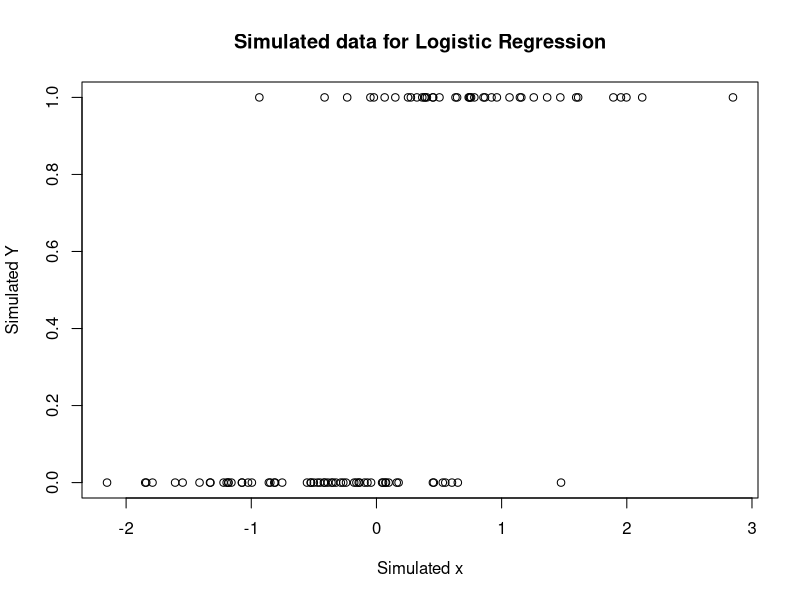

Source code (R):
## ---- chunk 1
set.seed(112358)
n <- 100
beta_0 <- -0.5
beta_1 <- 2
x <- rnorm(n)
eta <- beta_0 + beta_1 * x
prob <- 1 / (1 + exp(-eta))
y <- rbinom(n, 1, prob)
sim_data <- data.frame(y, x, prob)
plot(sim_data$x, sim_data$y,
     xlab = "Simulated x", ylab = "Simulated Y",
     main = "Simulated data for Logistic Regression"
)
## ---- chunk 2
compute_score <- function(beta0, beta1, data) {
  x <- data$x
  y <- data$y
  
  eta <- beta0 + beta1 * x
  pi <- 1 / (1 + exp(-eta))
  residual <- y - pi
  
  score_0 <- sum(residual)
  score_1 <- sum(residual * x)
  c(score_0, score_1)
}

compute_score(beta0 = -0.5, beta1 = 2, data = sim_data)
## ---- chunk 3
compute_hessian <- function(beta0, beta1, data) {
  x <- data$x
  y <- data$y
  n <- length(x)
  
  eta <- beta0 + beta1 * x
  pi <- 1 / (1 + exp(-eta))
  w <- pi * (1 - pi)  # weights
  
  H <- matrix(0, nrow = 2, ncol = 2)
  
  for (i in 1:n) {
    xi_vec <- c(1, x[i])
    outer_prod <- tcrossprod(xi_vec)
    H <- H + w[i] * outer_prod
  }
  
  return(-H)
}

compute_hessian(beta0 = -0.5, beta1 = 2, sim_data)
## ---- chunk 4
NR <- function(data, beta_init = c(0, 0), iterations = 7) {
  beta <- beta_init
  n <- nrow(data)
  x <- data$x
  y <- data$y
  
  for (iter in 1:iterations) {
    eta <- beta[1] + beta[2] * x
    pi <- 1 / (1 + exp(-eta))
    residual <- y - pi
    score <- c(sum(residual), sum(residual * x))  # U_0, U_1
    H <- compute_hessian(beta[1], beta[2], data)
    
    delta <- solve(H, score)  # H^{-1} * U
    beta_new <- beta - delta
    beta <- beta_new
    #print(beta)
  }
  return(list(beta=beta, H=H))
}
## ---- chunk 5
out <- NR(sim_data)
beta_hat <- out$beta
H <- out$H
print(beta_hat)
print(H)
## ---- chunk 6
# Compare to GLM
mod <- glm(y ~ x, family = binomial, data = sim_data)
mod$coefficients
## ---- chunk 7
vcov_mat <- solve(-H)
se <- sqrt(diag(vcov_mat))
z <- qnorm(0.975)
ci <- cbind(
  Estimate = beta_hat,
  SE = se,
  Lower = beta_hat - z * se,
  Upper = beta_hat + z * se
)
print(round(vcov_mat, 4))
## ---- chunk 8
rownames(ci) <- c("beta_0", "beta_1")
print(round(ci, 4))
## ---- chunk 9
bootstrap <- function(data, B) {
  n <- nrow(data)
  beta_boot <- matrix(NA, nrow = B, ncol = 2)  # Store (beta_0, beta_1)
  
  for (b in 1:B) {
    idx <- sample(1:n, size = n, replace = TRUE)
    boot_data <- data[idx, ]
    out <- NR(boot_data)
    beta_boot[b, ] <- out$beta
  }
  
  colnames(beta_boot) <- c("beta_0", "beta_1")
  return(beta_boot)
}
## ---- chunk 10
boot_estimates <- bootstrap(sim_data, 1000)

beta_boot <- colMeans(boot_estimates)
boot_var <- apply(boot_estimates, 2, var)
boot_se <- sqrt(boot_var)
boot_ci <- apply(boot_estimates, 2, quantile, probs = c(0.025, 0.975))
round(cbind(Estimate = beta_boot, Variance = boot_var, SE = boot_se, t(boot_ci)), 4)

## ---- chunk 11
library(pROC)
bootstrap_validate_auc <- function(data, B = 200) {
  n <- nrow(data)
  x <- data$x
  y <- data$y
  optimism <- numeric(B)
  
  for (b in 1:B) {
    idx <- sample(1:n, size = n, replace = TRUE)
    data_boot <- data[idx, ]
    
    fit_boot <- NR(data_boot)
    beta_boot <- fit_boot$beta
    
    x_boot <- data_boot$x
    y_boot <- data_boot$y
    eta_boot <- beta_boot[1] + beta_boot[2] * x_boot
    p_boot <- 1 / (1 + exp(-eta_boot))
    auc_boot <- suppressMessages(auc(y_boot, p_boot))
    
    # AUC on original data
    eta_test <- beta_boot[1] + beta_boot[2] * x
    p_test <- 1 / (1 + exp(-eta_test))
    auc_test <- suppressMessages(auc(y, p_test))
    
    optimism[b] <- auc_boot - auc_test
  }
  
  avg_optimism <- mean(optimism)
  
  # Fit model on full data
  final_fit <- NR(data)
  beta_final <- final_fit$beta
  eta_final <- beta_final[1] + beta_final[2] * x
  p_final <- 1 / (1 + exp(-eta_final))
  auc_app_final <- suppressMessages(auc(y, p_final))
  
  validated_auc <- auc_app_final - avg_optimism
  
  return(list(
    apparent = as.numeric(auc_app_final),
    optimism = avg_optimism,
    validated = validated_auc
    )
  )
}

## ---- chunk 12
validation_auc <- bootstrap_validate_auc(sim_data)
print(validation_auc)
## ---- chunk 13
cross_validate <- function(data, K = 5, metric = "auc") {
  n <- nrow(data)
  partition <- sample(rep(1:K, length.out = n))
  perf <- numeric(K)
  
  for (k in 1:K) {
    train <- data[partition != k, ]
    test  <- data[partition == k, ]
    
    model <- glm(y ~ x, data = train, family = binomial)
    p <- predict(model, newdata = test)
    y <- test$y
    perf[k] <- suppressMessages(auc(y, p))
  }
  
  list(per_fold = perf, mean = mean(perf))
}

## ---- chunk 14
cv_auc <- cross_validate(sim_data, K = 5, metric = "auc")
round(cv_auc$mean, 4)
